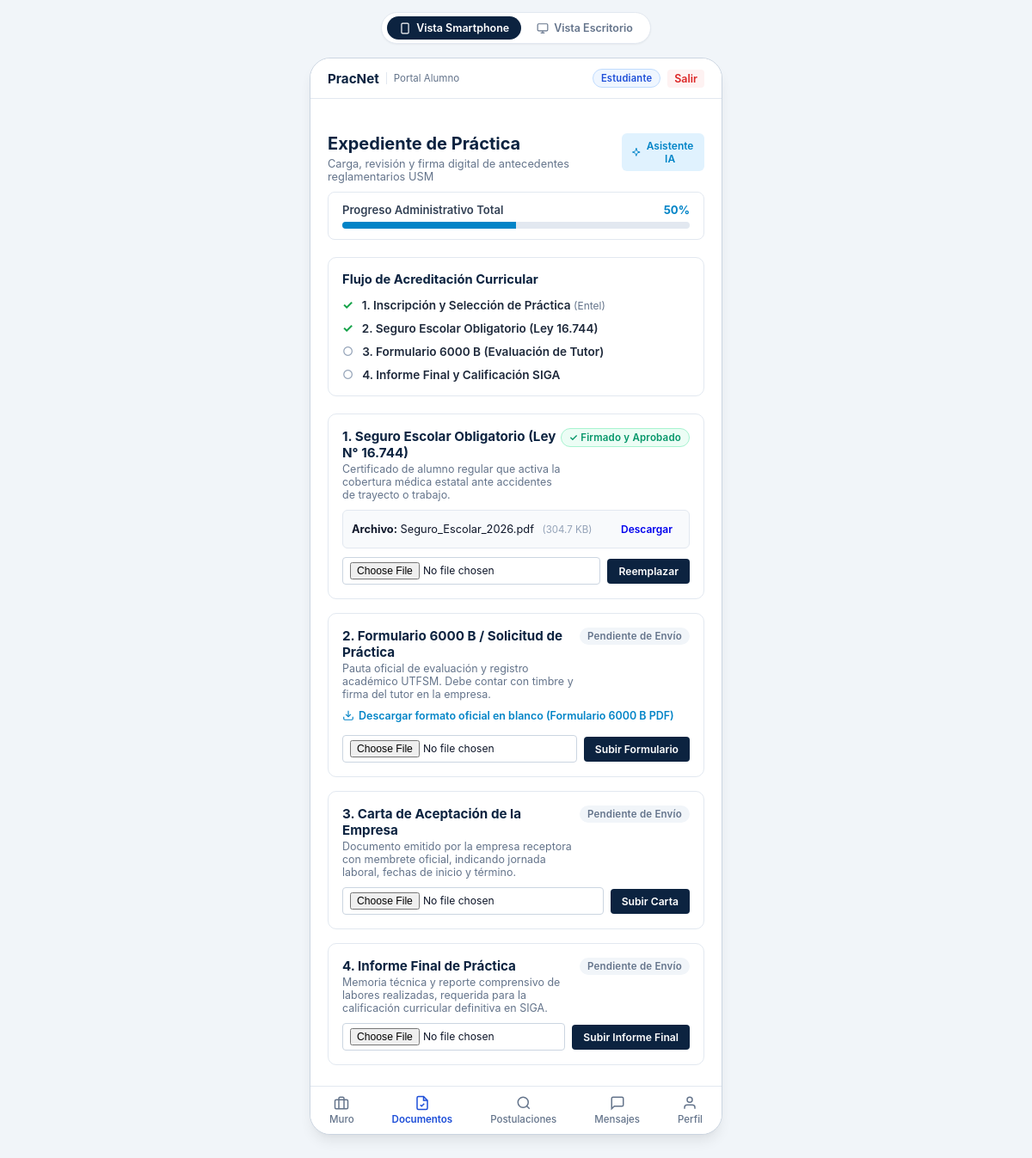
Screenshot of /estudiante/validacion (signed in) with the database file from the repository.
### tables this page shows
CREATE TABLE empresa (
            id INTEGER PRIMARY KEY AUTOINCREMENT,
            usuario_id INTEGER REFERENCES usuario(id) ON DELETE SET NULL,
            nombre TEXT NOT NULL,
            area TEXT NOT NULL,
            direccion TEXT,
            correo_contacto TEXT,
            rut TEXT UNIQUE,
            convenio_vigente INTEGER DEFAULT 1,
            tasa_retencion INTEGER DEFAULT 35
        );

CREATE TABLE documento_practica (
            id INTEGER PRIMARY KEY AUTOINCREMENT,
            estudiante_id INTEGER NOT NULL REFERENCES estudiante(id) ON DELETE CASCADE,
            postulacion_id INTEGER REFERENCES postulacion(id) ON DELETE SET NULL,
            tipo_documento TEXT NOT NULL,
            nombre_archivo TEXT NOT NULL,
            ruta_archivo TEXT NOT NULL,
            tamano_bytes INTEGER,
            estado_validacion TEXT DEFAULT 'Pendiente',
            fecha_subida TIMESTAMP DEFAULT CURRENT_TIMESTAMP
        , observacion TEXT, firmado_por TEXT, fecha_firma TIMESTAMP);

### app/routes_student.py (the view)
@student_bp.route('/validacion')
def validacion():
    estudiante_id = session.get('estudiante_id')
    with get_db() as conn:
        cursor = conn.cursor()
        cursor.execute("SELECT * FROM estudiante WHERE id = ?", (estudiante_id,))
        estudiante = cursor.fetchone()
        cursor.execute("""
            SELECT p.*, o.titulo as oferta_titulo, e.nombre as empresa_nombre
            FROM postulacion p
            JOIN oferta_practica o ON p.oferta_practica_id = o.id
            JOIN empresa e ON o.empresa_id = e.id
            WHERE p.estudiante_id = ?
            ORDER BY p.id DESC LIMIT 1
        """, (estudiante_id,))
        postulacion = cursor.fetchone()
        cursor.execute("SELECT * FROM documento_practica WHERE estudiante_id = ?", (estudiante_id,))
        docs = cursor.fetchall()
        docs_map = {d['tipo_documento']: d for d in docs}
        progreso = 0
        if postulacion:
            progreso += 25
        if 'seguro_escolar' in docs_map:
            progreso += 25
        if 'formulario_6000b' in docs_map or (postulacion and postulacion['fase_administrativa'] in ('Entrevista Técnica Realizada', 'Carta Presentación Emitida', 'Práctica Iniciada', 'Aprobado')):
            progreso += 25
        if 'informe_final' in docs_map:
            progreso += 25
    return render_template(
        'student/validacion.html',
        estudiante=estudiante,
        postulacion=postulacion,
        docs_map=docs_map,
        progreso=progreso
    )

### app/templates/student/validacion.html (shortened to what this page needs)
{% extends 'base.html' %}
{% block student_content %}
<div style="margin-bottom: 20px;">
  <div style="display: flex; justify-content: space-between; align-items: flex-start; margin-bottom: 8px;">
    <div>
      <h2 style="font-size: 1.25rem; color: var(--primary-navy); font-weight: 700; margin-bottom: 4px;">
        Expediente de Práctica
      </h2>
      <p style="font-size: 0.8rem; color: var(--text-muted); margin: 0;">
        Carga, revisión y firma digital de antecedentes reglamentarios USM
      </p>
    </div>
    <button id="btn-open-ai" class="btn" style="background: #e0f2fe; color: #0284c7; padding: 6px 10px; font-size: 0.75rem; font-weight: 600; display: inline-flex; align-items: center; gap: 5px; border-radius: 6px;">
      <svg width="14" height="14" viewBox="0 0 24 24" fill="none" stroke="currentColor" stroke-width="2" stroke-linecap="round" stroke-linejoin="round"><path d="m12 3-1.9 5.8a2 2 0 0 1-1.3 1.3L3 12l5.8 1.9a2 2 0 0 1 1.3 1.3L12 21l1.9-5.8a2 2 0 0 1 1.3-1.3L21 12l-5.8-1.9a2 2 0 0 1-1.3-1.3Z"/></svg>
      <span>Asistente IA</span>
    </button>
  </div>
  <div style="background: white; border: 1px solid #e2e8f0; border-radius: 8px; padding: 12px 16px; margin-top: 10px;">
    <div style="display: flex; justify-content: space-between; font-size: 0.82rem; margin-bottom: 6px;">
      <span style="font-weight: 600; color: #334155;">Progreso Administrativo Total</span>
      <strong style="color: {% if progreso == 100 %}#16a34a{% else %}#0284c7{% endif %};">{{ progreso }}%</strong>
    </div>
    <div style="background: #e2e8f0; height: 8px; border-radius: 9999px; overflow: hidden;">
      <div style="background: {% if progreso == 100 %}#16a34a{% else %}#0284c7{% endif %}; height: 100%; width: {{ progreso }}%; transition: width 0.3s;"></div>
    </div>
  </div>
</div>
<div style="background: white; border: 1px solid #e2e8f0; border-radius: 10px; padding: 16px; margin-bottom: 20px;">
  <h3 style="font-size: 0.92rem; color: var(--primary-navy); font-weight: 700; margin-bottom: 12px;">
    Flujo de Acreditación Curricular
  </h3>
  <div style="display: flex; flex-direction: column; gap: 10px; font-size: 0.85rem;">
    <div style="display: flex; align-items: center; gap: 10px;">
      {% if postulacion %}
        <span style="color: #16a34a; font-weight: bold; font-size: 0.9rem;">✓</span>
      {% else %}
        <span style="color: #94a3b8; font-size: 0.9rem;">○</span>
      {% endif %}
      <span style="color: #1e293b; font-weight: 600;">
        1. Inscripción y Selección de Práctica
        {% if postulacion %}
          <span style="font-size: 0.75rem; color: #64748b; font-weight: normal;">({{ postulacion.empresa_nombre }})</span>
        {% endif %}
      </span>
    </div>
    <div style="display: flex; align-items: center; gap: 10px;">
      {% if 'seguro_escolar' in docs_map and docs_map['seguro_escolar'].estado_validacion == 'Aprobado' %}
        <span style="color: #16a34a; font-weight: bold; font-size: 0.9rem;">✓</span>
      {% elif 'seguro_escolar' in docs_map %}
        <span style="color: #eab308; font-weight: bold; font-size: 0.9rem;">●</span>
      {% else %}
        <span style="color: #94a3b8; font-size: 0.9rem;">○</span>
      {% endif %}
      <span style="color: #1e293b; font-weight: 600;">2. Seguro Escolar Obligatorio (Ley 16.744)</span>
    </div>
    <div style="display: flex; align-items: center; gap: 10px;">
      {% if 'formulario_6000b' in docs_map and docs_map['formulario_6000b'].estado_validacion == 'Aprobado' %}
        <span style="color: #16a34a; font-weight: bold; font-size: 0.9rem;">✓</span>
      {% elif 'formulario_6000b' in docs_map %}
        <span style="color: #eab308; font-weight: bold; font-size: 0.9rem;">●</span>
      {% else %}
        <span style="color: #94a3b8; font-size: 0.9rem;">○</span>
      {% endif %}
      <span style="color: #1e293b; font-weight: 600;">3. Formulario 6000 B (Evaluación de Tutor)</span>
    </div>
    <div style="display: flex; align-items: center; gap: 10px;">
      {% if 'informe_final' in docs_map and docs_map['informe_final'].estado_validacion == 'Aprobado' %}
        <span style="color: #16a34a; font-weight: bold; font-size: 0.9rem;">✓</span>
      {% elif 'informe_final' in docs_map %}
        <span style="color: #eab308; font-weight: bold; font-size: 0.9rem;">●</span>
      {% else %}
        <span style="color: #94a3b8; font-size: 0.9rem;">○</span>
      {% endif %}
      <span style="color: #1e293b; font-weight: 600;">4. Informe Final y Calificación SIGA</span>
    </div>
  </div>
</div>
<div style="display: flex; flex-direction: column; gap: 16px;">
  <div style="background: white; border: 1px solid #e2e8f0; border-radius: 10px; padding: 16px;">
    <div style="display: flex; justify-content: space-between; align-items: flex-start; margin-bottom: 8px;">
      <div>
        <h4 style="font-size: 0.95rem; color: var(--primary-navy); font-weight: 700; margin-bottom: 2px;">
          1. Seguro Escolar Obligatorio (Ley N° 16.744)
        </h4>
        <p style="font-size: 0.78rem; color: #64748b; margin: 0;">
          Certificado de alumno regular que activa la cobertura médica estatal ante accidentes de trayecto o trabajo.
        </p>
      </div>
      {% if 'seguro_escolar' in docs_map %}
        {% set d = docs_map['seguro_escolar'] %}
        {% if d.estado_validacion == 'Aprobado' %}
          <span class="badge badge-success" style="font-size: 0.72rem; white-space: nowrap;">✓ Firmado y Aprobado</span>
        {% elif d.estado_validacion == 'Rechazado' %}
          <span class="badge badge-danger" style="font-size: 0.72rem; white-space: nowrap;">✗ Rechazado</span>
        {% else %}
          <span class="badge badge-warning" style="font-size: 0.72rem; white-space: nowrap;">● En Revisión</span>
        {% endif %}
      {% else %}
        <span class="badge" style="background: #f1f5f9; color: #64748b; font-size: 0.72rem; white-space: nowrap;">Pendiente de Envío</span>
      {% endif %}
    </div>
    {% if 'seguro_escolar' in docs_map %}
      {% set d = docs_map['seguro_escolar'] %}
      <div style="background: #f8fafc; border: 1px solid #e2e8f0; border-radius: 6px; padding: 10px; margin: 10px 0; font-size: 0.8rem;">
        <div style="display: flex; justify-content: space-between; align-items: center;">
          <div>
            <strong>Archivo:</strong> {{ d.nombre_archivo }}
            <span style="color: #94a3b8; font-size: 0.72rem; margin-left: 6px;">({{ (d.tamano_bytes / 1024)|round(1) if d.tamano_bytes else '120' }} KB)</span>
          </div>
          <a href="{{ url_for('student.descargar_documento', doc_id=d.id) }}" class="btn btn-outline" style="font-size: 0.75rem; padding: 3px 8px;">
            Descargar
          </a>
        </div>
      </div>
    {% endif %}
    <form method="POST" action="{{ url_for('student.subir_documento') }}" enctype="multipart/form-data" style="margin-top: 10px; display: flex; gap: 8px; align-items: center;">
      <input type="file" name="archivo" class="form-control" accept=".pdf,.doc,.docx" style="font-size: 0.76rem; padding: 5px 8px; flex: 1;" required>
      <button type="submit" class="btn btn-primary" style="background: #0c2340; font-size: 0.76rem; padding: 6px 12px; white-space: nowrap;">
        {% if 'seguro_escolar' in docs_map %}Reemplazar{% else %}Subir Archivo{% endif %}
      </button>
    </form>
  </div>
  <div style="background: white; border: 1px solid #e2e8f0; border-radius: 10px; padding: 16px;">
    <div style="display: flex; justify-content: space-between; align-items: flex-start; margin-bottom: 8px;">
      <div>
        <h4 style="font-size: 0.95rem; color: var(--primary-navy); font-weight: 700; margin-bottom: 2px;">
          2. Formulario 6000 B / Solicitud de Práctica
        </h4>
        <p style="font-size: 0.78rem; color: #64748b; margin: 0;">
          Pauta oficial de evaluación y registro académico UTFSM. Debe contar con timbre y firma del tutor en la empresa.
        </p>
      </div>
      {% if 'formulario_6000b' in docs_map %}
        {% set d = docs_map['formulario_6000b'] %}
        {% if d.estado_validacion == 'Aprobado' %}
          <span class="badge badge-success" style="font-size: 0.72rem; white-space: nowrap;">✓ Firmado y Aprobado</span>
        {% elif d.estado_validacion == 'Rechazado' %}
          <span class="badge badge-danger" style="font-size: 0.72rem; white-space: nowrap;">✗ Rechazado</span>
        {% else %}
          <span class="badge badge-warning" style="font-size: 0.72rem; white-space: nowrap;">● En Revisión</span>
        {% endif %}
      {% else %}
        <span class="badge" style="background: #f1f5f9; color: #64748b; font-size: 0.72rem; white-space: nowrap;">Pendiente de Envío</span>
      {% endif %}
    </div>
    <div style="margin: 8px 0 12px 0;">
      <a href="{{ url_for('student.descargar_plantilla_6000b') }}" style="color: #0284c7; font-size: 0.78rem; text-decoration: none; font-weight: 600; display: inline-flex; align-items: center; gap: 5px;">
        <svg width="14" height="14" viewBox="0 0 24 24" fill="none" stroke="currentColor" stroke-width="2"><path d="M21 15v4a2 2 0 0 1-2 2H5a2 2 0 0 1-2-2v-4"/><polyline points="7 10 12 15 17 10"/><line x1="12" y1="15" x2="12" y2="3"/></svg>
        <span>Descargar formato oficial en blanco (Formulario 6000 B PDF)</span>
      </a>
    </div>
    <form method="POST" action="{{ url_for('student.subir_documento') }}" enctype="multipart/form-data" style="margin-top: 10px; display: flex; gap: 8px; align-items: center;">
      <input type="file" name="archivo" class="form-control" accept=".pdf,.doc,.docx" style="font-size: 0.76rem; padding: 5px 8px; flex: 1;" required>
      <button type="submit" class="btn btn-primary" style="background: #0c2340; font-size: 0.76rem; padding: 6px 12px; white-space: nowrap;">
        {% if 'formulario_6000b' in docs_map %}Reemplazar{% else %}Subir Formulario{% endif %}
      </button>
    </form>
  </div>
  <div style="background: white; border: 1px solid #e2e8f0; border-radius: 10px; padding: 16px;">
    <div style="display: flex; justify-content: space-between; align-items: flex-start; margin-bottom: 8px;">
      <div>
        <h4 style="font-size: 0.95rem; color: var(--primary-navy); font-weight: 700; margin-bottom: 2px;">
          3. Carta de Aceptación de la Empresa
        </h4>
        <p style="font-size: 0.78rem; color: #64748b; margin: 0;">
          Documento emitido por la empresa receptora con membrete oficial, indicando jornada laboral, fechas de inicio y término.
        </p>
      </div>
      {% if 'carta_aceptacion' in docs_map %}
        {% set d = docs_map['carta_aceptacion'] %}
        {% if d.estado_validacion == 'Aprobado' %}
          <span class="badge badge-success" style="font-size: 0.72rem; white-space: nowrap;">✓ Firmado y Aprobado</span>
        {% elif d.estado_validacion == 'Rechazado' %}
          <span class="badge badge-danger" style="font-size: 0.72rem; white-space: nowrap;">✗ Rechazado</span>
        {% else %}
          <span class="badge badge-warning" style="font-size: 0.72rem; white-space: nowrap;">● En Revisión</span>
        {% endif %}
      {% else %}
        <span class="badge" style="background: #f1f5f9; color: #64748b; font-size: 0.72rem; white-space: nowrap;">Pendiente de Envío</span>
      {% endif %}
    </div>
    <form method="POST" action="{{ url_for('student.subir_documento') }}" enctype="multipart/form-data" style="margin-top: 10px; display: flex; gap: 8px; align-items: center;">
      <input type="file" name="archivo" class="form-control" accept=".pdf,.doc,.docx" style="font-size: 0.76rem; padding: 5px 8px; flex: 1;" required>
      <button type="submit" class="btn btn-primary" style="background: #0c2340; font-size: 0.76rem; padding: 6px 12px; white-space: nowrap;">
        {% if 'carta_aceptacion' in docs_map %}Reemplazar{% else %}Subir Carta{% endif %}
      </button>
    </form>
  </div>
  <div style="background: white; border: 1px solid #e2e8f0; border-radius: 10px; padding: 16px;">
    <div style="display: flex; justify-content: space-between; align-items: flex-start; margin-bottom: 8px;">
      <div>
        <h4 style="font-size: 0.95rem; color: var(--primary-navy); font-weight: 700; margin-bottom: 2px;">
          4. Informe Final de Práctica
        </h4>
        <p style="font-size: 0.78rem; color: #64748b; margin: 0;">
          Memoria técnica y reporte comprensivo de labores realizadas, requerida para la calificación curricular definitiva en SIGA.
        </p>
      </div>
      {% if 'informe_final' in docs_map %}
        {% set d = docs_map['informe_final'] %}
        {% if d.estado_validacion == 'Aprobado' %}
          <span class="badge badge-success" style="font-size: 0.72rem; white-space: nowrap;">✓ Firmado y Aprobado</span>
        {% elif d.estado_validacion == 'Rechazado' %}
          <span class="badge badge-danger" style="font-size: 0.72rem; white-space: nowrap;">✗ Rechazado</span>
        {% else %}
          <span class="badge badge-warning" style="font-size: 0.72rem; white-space: nowrap;">● En Revisión</span>
        {% endif %}
      {% else %}
        <span class="badge" style="background: #f1f5f9; color: #64748b; font-size: 0.72rem; white-space: nowrap;">Pendiente de Envío</span>
      {% endif %}
    </div>
    <form method="POST" action="{{ url_for('student.subir_documento') }}" enctype="multipart/form-data" style="margin-top: 10px; display: flex; gap: 8px; align-items: center;">
      <input type="file" name="archivo" class="form-control" accept=".pdf,.doc,.docx" style="font-size: 0.76rem; padding: 5px 8px; flex: 1;" required>
      <button type="submit" class="btn btn-primary" style="background: #0c2340; font-size: 0.76rem; padding: 6px 12px; white-space: nowrap;">
        {% if 'informe_final' in docs_map %}Reemplazar{% else %}Subir Informe Final{% endif %}
      </button>
    </form>
  </div>
</div>
{% endblock %}

### rows the page displays
empresa: empresa_nombre "Entel"
documento_practica: nombre_archivo "Seguro_Escolar_2026.pdf", tamano_bytes "304.7"

### other values shown
{{ progreso }} "50"
